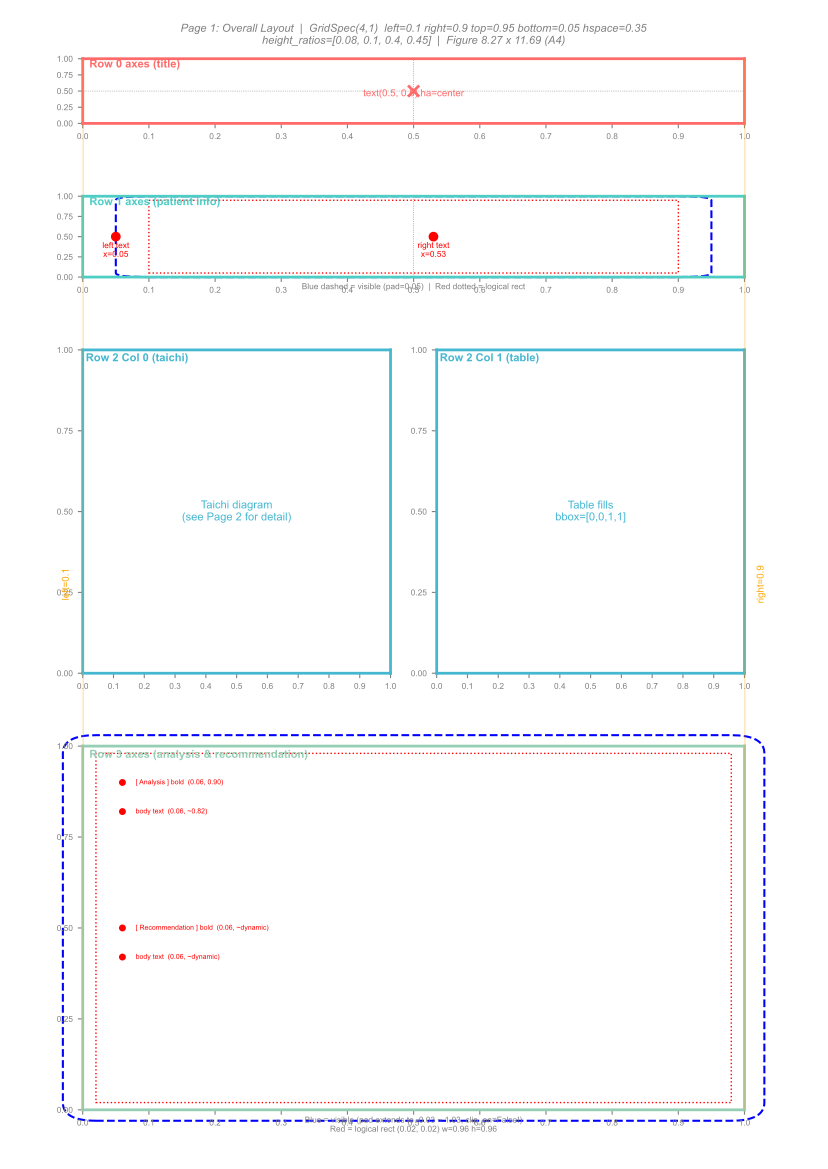

Reproduce this figure in Python.
"""
Generate a detailed debug PDF showing exact container boundaries,
FancyBboxPatch areas (including pad expansion), text anchor points,
and coordinate annotations.

Page 1: Overall report layout
Page 2: Taichi diagram internal layout (data coordinates)
"""
import matplotlib
matplotlib.use('Agg')
import matplotlib.pyplot as plt
import matplotlib.patches as mpatches
from matplotlib.backends.backend_pdf import PdfPages
from matplotlib.gridspec import GridSpec
from matplotlib.patches import FancyBboxPatch, Rectangle

plt.rcParams['font.sans-serif'] = ['Arial', 'Helvetica', 'sans-serif']
plt.rcParams['axes.unicode_minus'] = False


def page1_overall_layout(pdf):
    """Page 1: Full report layout with all containers."""
    fig = plt.figure(figsize=(8.27, 11.69))

    gs = GridSpec(4, 1, figure=fig,
                  height_ratios=[0.08, 0.1, 0.4, 0.45],
                  hspace=0.35,
                  left=0.1, right=0.9, top=0.95, bottom=0.05)

    def mark_axes(ax, label, color):
        for sp in ax.spines.values():
            sp.set_visible(True)
            sp.set_edgecolor(color)
            sp.set_linewidth(2)
        ax.set_xticks([0, 0.1, 0.2, 0.3, 0.4, 0.5, 0.6, 0.7, 0.8, 0.9, 1.0])
        ax.set_yticks([0, 0.25, 0.5, 0.75, 1.0])
        ax.tick_params(labelsize=6, colors='gray')
        ax.set_xlim(0, 1)
        ax.set_ylim(0, 1)
        ax.text(0.01, 0.99, label, ha='left', va='top', fontsize=8,
                fontweight='bold', color=color, transform=ax.transAxes)

    # Row 0: Title
    ax0 = fig.add_subplot(gs[0])
    mark_axes(ax0, 'Row 0 axes (title)', '#FF6B6B')
    ax0.axhline(0.5, color='gray', ls=':', lw=0.5)
    ax0.axvline(0.5, color='gray', ls=':', lw=0.5)
    ax0.plot(0.5, 0.5, 'x', color='#FF6B6B', ms=8, mew=2)
    ax0.text(0.5, 0.42, 'text(0.5, 0.5) ha=center', ha='center', fontsize=7, color='#FF6B6B')

    # Row 1: Patient Info
    ax1 = fig.add_subplot(gs[1])
    mark_axes(ax1, 'Row 1 axes (patient info)', '#4ECDC4')

    p_bbox = FancyBboxPatch((0.1, 0.05), 0.8, 0.9,
                              boxstyle="round,pad=0.05",
                              fc="none", ec="blue", lw=1.5, ls='--',
                              transform=ax1.transAxes, clip_on=False)
    ax1.add_patch(p_bbox)
    logical = Rectangle((0.1, 0.05), 0.8, 0.9,
                          fill=False, ec='red', lw=1, ls=':',
                          transform=ax1.transAxes, clip_on=False)
    ax1.add_patch(logical)
    ax1.text(0.5, -0.15, 'Blue dashed = visible (pad=0.05)  |  Red dotted = logical rect',
             ha='center', fontsize=6, color='gray', transform=ax1.transAxes)

    # Updated text anchor points
    for x, label in [(0.05, 'left text\nx=0.05'), (0.53, 'right text\nx=0.53')]:
        ax1.plot(x, 0.5, 'o', color='red', ms=6)
        ax1.text(x, 0.25, label, ha='center', fontsize=6, color='red',
                 transform=ax1.transAxes)

    ax1.axvline(0.5, color='gray', ls=':', lw=0.5)

    # Row 2: Taichi + Table
    gs_middle = gs[2].subgridspec(1, 2, wspace=0.15)

    ax2L = fig.add_subplot(gs_middle[0, 0])
    mark_axes(ax2L, 'Row 2 Col 0 (taichi)', '#45B7D1')
    ax2L.text(0.5, 0.5, 'Taichi diagram\n(see Page 2 for detail)',
              ha='center', va='center', fontsize=8, color='#45B7D1',
              transform=ax2L.transAxes)

    ax2R = fig.add_subplot(gs_middle[0, 1])
    mark_axes(ax2R, 'Row 2 Col 1 (table)', '#45B7D1')
    ax2R.text(0.5, 0.5, 'Table fills\nbbox=[0,0,1,1]',
              ha='center', va='center', fontsize=8, color='#45B7D1',
              transform=ax2R.transAxes)

    # Row 3: Analysis
    ax3 = fig.add_subplot(gs[3])
    mark_axes(ax3, 'Row 3 axes (analysis & recommendation)', '#96CEB4')

    text_bbox = FancyBboxPatch((0.02, 0.02), 0.96, 0.96,
                                 boxstyle="round,pad=0.05",
                                 fc="none", ec="blue", lw=1.5, ls='--',
                                 transform=ax3.transAxes, clip_on=False)
    ax3.add_patch(text_bbox)
    logical3 = Rectangle((0.02, 0.02), 0.96, 0.96,
                           fill=False, ec='red', lw=1, ls=':',
                           transform=ax3.transAxes, clip_on=False)
    ax3.add_patch(logical3)
    ax3.text(0.5, -0.06,
             'Blue = visible (pad extends to -0.03 ~ 1.03, clip_on=False!)\n'
             'Red = logical rect (0.02, 0.02) w=0.96 h=0.96',
             ha='center', fontsize=6, color='gray', transform=ax3.transAxes)

    anchors = [
        (0.06, 0.90, '[ Analysis ] bold  (0.06, 0.90)'),
        (0.06, 0.82, 'body text  (0.06, ~0.82)'),
        (0.06, 0.50, '[ Recommendation ] bold  (0.06, ~dynamic)'),
        (0.06, 0.42, 'body text  (0.06, ~dynamic)'),
    ]
    for x, y_pos, label in anchors:
        ax3.plot(x, y_pos, 'o', color='red', ms=4)
        ax3.text(x + 0.02, y_pos, label, ha='left', va='center',
                 fontsize=5, color='red', transform=ax3.transAxes)

    fig.text(0.5, 0.98,
             'Page 1: Overall Layout  |  GridSpec(4,1)  left=0.1 right=0.9 top=0.95 bottom=0.05 hspace=0.35\n'
             'height_ratios=[0.08, 0.1, 0.4, 0.45]  |  Figure 8.27 x 11.69 (A4)',
             ha='center', va='top', fontsize=8, color='gray', fontstyle='italic')

    for x in [0.1, 0.9]:
        fig.patches.append(
            plt.Rectangle((x, 0.05), 0.001, 0.9,
                           transform=fig.transFigure, fc='orange', alpha=0.5))
    fig.text(0.08, 0.5, 'left=0.1', ha='center', va='center', fontsize=7,
             color='orange', rotation=90, transform=fig.transFigure)
    fig.text(0.92, 0.5, 'right=0.9', ha='center', va='center', fontsize=7,
             color='orange', rotation=90, transform=fig.transFigure)

    pdf.savefig(fig, dpi=150)
    plt.close(fig)


def page2_taichi_detail(pdf):
    """Page 2: Taichi diagram internal layout in DATA coordinates."""
    fig, ax = plt.subplots(figsize=(8.27, 11.69))

    # Use the same data coordinate system as plotting.py
    xlim = (-1.2, 2.6)  # English version (wider)
    ylim = (-2.5, 1.2)
    ax.set_xlim(xlim)
    ax.set_ylim(ylim)
    ax.set_aspect('equal')
    ax.grid(True, alpha=0.2, ls='--')

    # Show axes ticks for reference
    import numpy as np
    ax.set_xticks(np.arange(xlim[0], xlim[1] + 0.1, 0.5))
    ax.set_yticks(np.arange(ylim[0], ylim[1] + 0.1, 0.5))
    ax.tick_params(labelsize=7, colors='gray')

    # --- Taichi circle outline ---
    R = 1.0
    circle = mpatches.Circle((0, 0), R, fill=False, ec='black', lw=2)
    ax.add_patch(circle)
    ax.text(0, 0, 'Taichi Circle\ncenter=(0,0)\nR=1.0',
            ha='center', va='center', fontsize=9, color='black',
            bbox=dict(fc='white', alpha=0.8, ec='none'))

    # --- Legend elements ---
    legend_x = 1.25
    # Dots
    ax.scatter(legend_x, 0.3, c='black', s=150, marker='o', zorder=5)
    ax.scatter(legend_x, -0.3, c='white', s=150, marker='o',
               edgecolors='black', linewidth=1, zorder=5)
    # Text anchors
    text_offset = 0.20
    ax.plot(legend_x + text_offset, 0.3, 's', color='red', ms=6, zorder=6)
    ax.text(legend_x + text_offset + 0.05, 0.3,
            f'Sympathetic\ntext x={legend_x}+{text_offset}={legend_x+text_offset:.2f}\ny=0.3, fs=11',
            ha='left', va='center', fontsize=7, color='red')

    ax.plot(legend_x + text_offset, -0.3, 's', color='red', ms=6, zorder=6)
    ax.text(legend_x + text_offset + 0.05, -0.3,
            f'Parasympathetic\ntext x={legend_x+text_offset:.2f}\ny=-0.3, fs=11',
            ha='left', va='center', fontsize=7, color='red')

    # Legend dot positions
    ax.annotate(f'dot x={legend_x}', (legend_x, 0.3),
                xytext=(legend_x - 0.3, 0.6),
                fontsize=6, color='blue',
                arrowprops=dict(arrowstyle='->', color='blue', lw=0.8))

    # --- Info text box ---
    info_text = 'LF/HF ratio = 0.900\nLFnu = 42.9%\nHFnu = 57.1%'
    ax.text(0, -1.4, info_text, ha='center', va='top', fontsize=11,
            linespacing=2.0,
            bbox=dict(boxstyle='round,pad=0.8', facecolor='lightgray', alpha=0.3))
    ax.plot(0, -1.4, 'x', color='red', ms=10, mew=2, zorder=6)
    ax.text(0.15, -1.35, 'info_text anchor\n(0, -1.4) va=top\nfs=11, linespacing=2.0\nbbox pad=0.8',
            ha='left', va='top', fontsize=7, color='red')

    # --- Axis limits annotations ---
    # x limits
    ax.axvline(xlim[0], color='orange', ls='--', lw=1, alpha=0.5)
    ax.axvline(xlim[1], color='orange', ls='--', lw=1, alpha=0.5)
    ax.text(xlim[0] + 0.05, ylim[1] - 0.1, f'xlim[0]={xlim[0]}',
            fontsize=7, color='orange', va='top')
    ax.text(xlim[1] - 0.05, ylim[1] - 0.1, f'xlim[1]={xlim[1]}\n(en)',
            fontsize=7, color='orange', va='top', ha='right')

    # Chinese xlim
    ax.axvline(1.6, color='purple', ls=':', lw=1, alpha=0.5)
    ax.text(1.6, ylim[1] - 0.3, 'zh xlim[1]=1.6',
            fontsize=7, color='purple', va='top', ha='center')

    # y limits
    ax.axhline(ylim[0], color='orange', ls='--', lw=1, alpha=0.5)
    ax.axhline(ylim[1], color='orange', ls='--', lw=1, alpha=0.5)
    ax.text(xlim[0] + 0.05, ylim[0] + 0.05, f'ylim[0]={ylim[0]}',
            fontsize=7, color='orange')
    ax.text(xlim[0] + 0.05, ylim[1] - 0.05, f'ylim[1]={ylim[1]}',
            fontsize=7, color='orange', va='top')

    # Key reference lines
    ax.axhline(0, color='gray', ls=':', lw=0.5, alpha=0.3)
    ax.axvline(0, color='gray', ls=':', lw=0.5, alpha=0.3)

    fig.suptitle('Page 2: Taichi Diagram Internal Layout (DATA coordinates)\n'
                 'set_aspect=equal  |  axis("off") in actual report',
                 fontsize=10, color='gray', fontstyle='italic')

    pdf.savefig(fig, dpi=150)
    plt.close(fig)


# --- Generate PDF ---
with PdfPages('debug_layout.pdf') as pdf:
    page1_overall_layout(pdf)
    page2_taichi_detail(pdf)

print("OK -> debug_layout.pdf (2 pages)")
